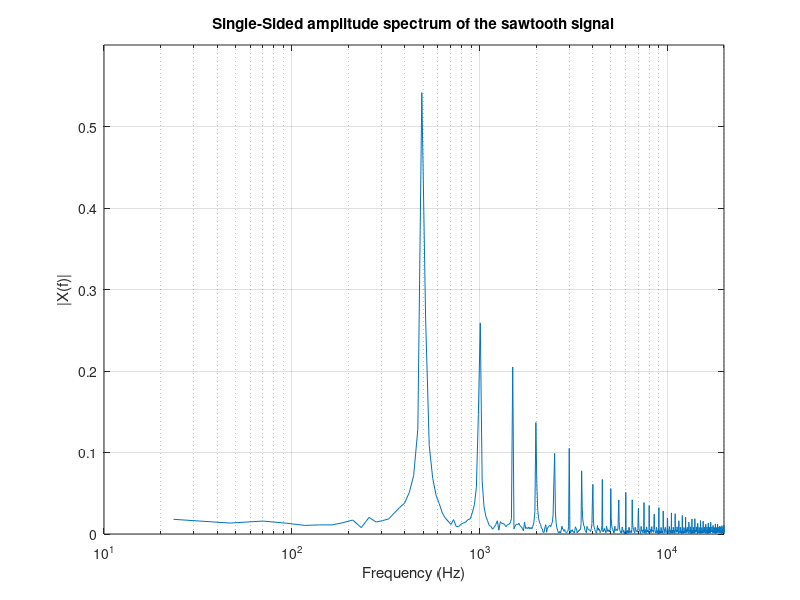

Reproduce this figure in MATLAB. (Note: this script raises an error after producing the figure.)
%{
Copyright 2018 Google Inc. All Rights Reserved.

Licensed under the Apache License, Version 2.0 (the "License");
you may not use this file except in compliance with the License.
You may obtain a copy of the License at

    http://www.apache.org/licenses/LICENSE-2.0

Unless required by applicable law or agreed to in writing, software
distributed under the License is distributed on an "AS-IS" BASIS,
WITHOUT WARRANTIES OR CONDITIONS OF ANY KIND, either express or implied.
See the License for the specific language governing permissions and
limitations under the License.
%}

% Plots the band splitting filters and tests the coefficients by checking
% if a sawtooth signal with the fundamental frequency set to filter cutoff
% frequency is properly attenuated by the low-pass filter.

clearvars
close all
clc

SAMPLE_RATE = 48000;
CUTOFF = 500;
SINE_TONE_FREQUENCY = CUTOFF;

% Sawtooth signal.
T = 1 / SAMPLE_RATE;          % Sample period
L = 2000;                     % Length of signal
t = (0:L-1)* T;               % Time vector
x = sawtooth(2 * pi * SINE_TONE_FREQUENCY * t);

L = length(x);
NFFT = 2 ^ nextpow2(L);
X = fft(x, NFFT) / L;
f = SAMPLE_RATE / 2 * linspace(0, 1, NFFT / 2 + 1);

% Plot single-sided amplitude spectrum.
figure(1)
semilogx(f,2 * abs(X(1:NFFT / 2 + 1)))
axis([10 20000 0 0.6])
title('Single-Sided amplitude spectrum of the sawtooth signal')
xlabel('Frequency (Hz)')
ylabel('|X(f)|')
grid on

% Filter design.
[bLp, bHp, a] = bandsplittingfilterscoeffs(CUTOFF, SAMPLE_RATE);
[hlp, w] = freqz(bLp, a);
hHp = freqz(bHp, a);

% Plot single-sided amplitude spectrum of the band splitting filters.
figure(2)
subplot(2, 1, 1);
semilogx(w / pi * SAMPLE_RATE / 2, 20 * log10(abs(hlp)))

hold on

semilogx(w / pi * SAMPLE_RATE / 2, 20 * log10(abs(hHp)),'r')
title('Single-Sided amplitude spectrum of the filters')
xlabel('Frequency (Hz)')
ylabel('20log10(|H(f)|)')
axis([10 20000 -20 0])
grid on

subplot(2, 1, 2);
semilogx(w / pi * SAMPLE_RATE / 2, angle(hlp))

hold on

semilogx(w / pi * SAMPLE_RATE / 2, angle(hHp))
title('Single-Sided Phase Spectrum of the filters')
xlabel('Frequency (Hz)')
ylabel('phase of H(f)')
axis([10 20000 -pi pi])
grid on

hold off

% filter x with the low-pass filter.
y = filter(bLp, a, x);

L = length(y);
NFFT = 2 ^ nextpow2(L);
Y = fft(y, NFFT) / L;
f = SAMPLE_RATE / 2 * linspace(0, 1, NFFT / 2 + 1);

% Plot filtered spectrum.
figure(3)
semilogx(f, 2 * abs(Y(1:NFFT / 2 + 1)))
axis([10 20000 0 0.6])
title('Single-Sided Amplitude Spectrum of the filtered sawtooth signal.')
xlabel('Frequency (Hz)')
ylabel('|Y(f)|')
grid on
